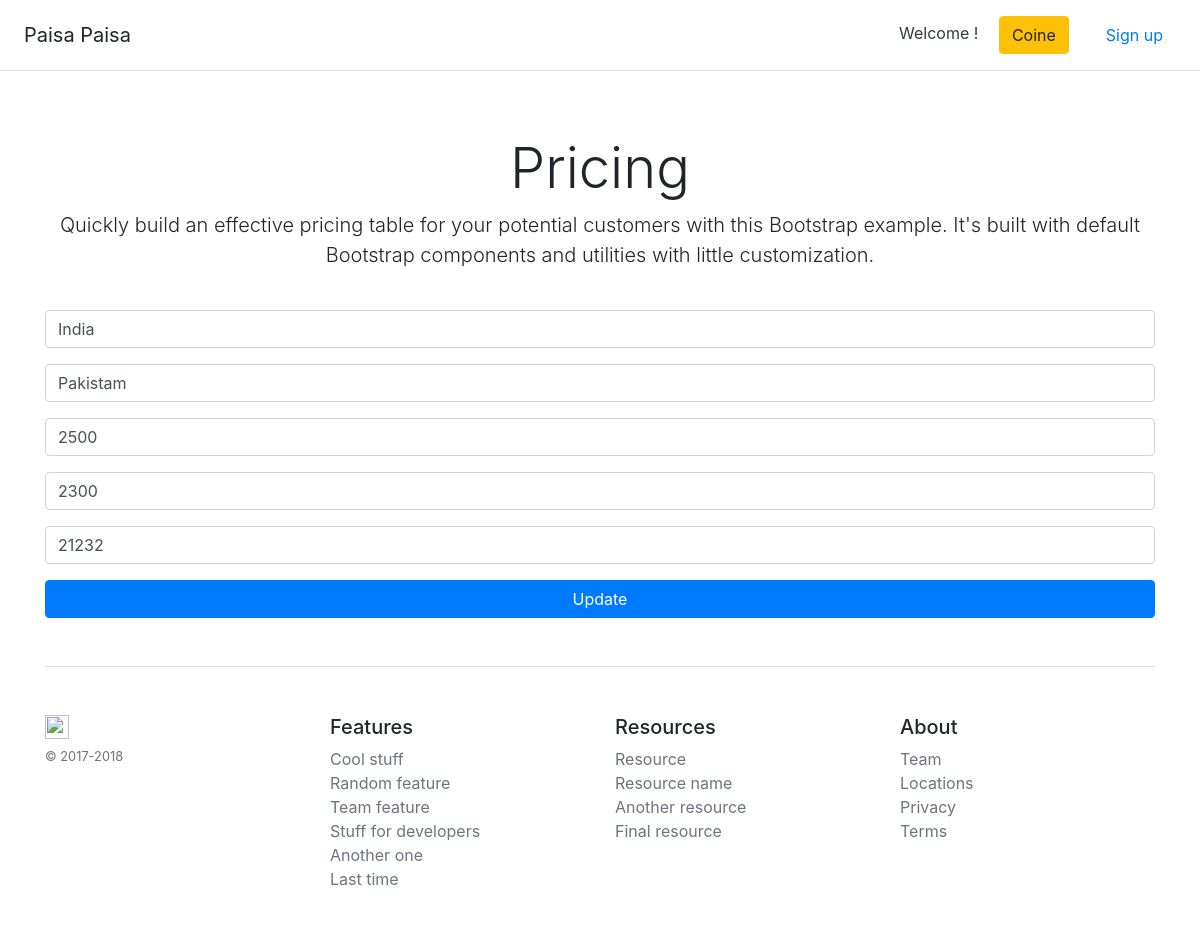
Screenshot of /bid/edit/1 with the database file from the repository.
### models.py (models this page shows, shortened)
class Bids(Base):
    __tablename__ = 'bids_data'
    id = Column(Integer, primary_key=True)
    bids_team1 = Column(String(80))
    bids_team2 = Column(String(80))
    rate = Column(String(80))
    baaw_team1 = Column(String(80))
    baaw_team2 = Column(String(80))

### app.py (the view)
@app.route('/bid/edit/<int:id>', methods=["POST", "GET"])
def update_bid(id):
    if request.method == "POST":
        name = request.form["team1"]
        username = request.form["team2"]
        phone = request.form["rate"]
        coine = request.form["baaw1"]
        password = request.form["baaw2"]
        update_flight = Bids.query.get(id)
        update_flight.bids_team1 = name
        update_flight.bids_team2 = username
        update_flight.rate = phone
        update_flight.baaw_team1 = coine
        update_flight.baaw_team2 = password
        db_session.commit()
        return redirect("/bid", code=302)
    else:
        new_flight = Bids.query.get(id)
        new_flight.bids_team1 = new_flight.bids_team1
        new_flight.bids_team2 = new_flight.bids_team2
        return render_template('update_bids.html', data=new_flight)

### app.py (called while the page is built)
@app.teardown_appcontext
def shutdown_session(exception=None):
    db_session.remove()

### templates/update_bids.html
{% extends 'base.html' %}
{% block content %}
    <form method="POST" id="target">
        <div class="form-group">
            <input type="text" class="form-control" name="team1" value="{{ data.bids_team1 }}">
        </div>
        <div class="form-group">
            <input type="text" class="form-control" name="team2" value="{{ data.bids_team2 }}">
        </div>
        <div class="form-group">
                <input type="text" class="form-control" name="rate" value="{{ data.rate }}">
        </div>
        <div class="form-group">
                <input type="text" class="form-control" name="baaw1" value="{{ data.baaw_team1 }}">
            </div>
            <div class="form-group">
                    <input type="text" class="form-control" name="baaw2" value="{{ data.baaw_team2 }}">
                </div>
        <button type="submit" class="btn btn-block btn-primary">Update</button>
    </form>
{% endblock %}

### rows the page displays
Bids: team1 "India", team2 "Pakistam", rate "2500", baaw1 "2300", baaw2 "21232"
